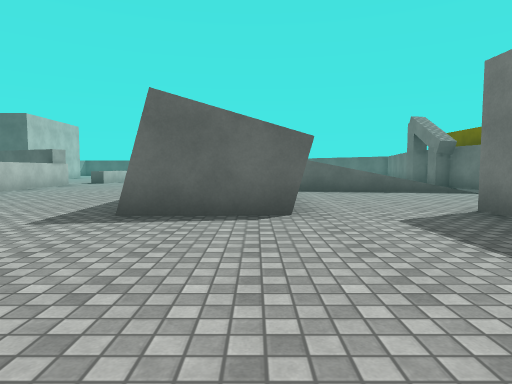
[1] (above)

19 first-person views from a walk through a 3-D level made in the Unity game engine. The camera is 1.2 m above the floor, tilts 4° down and sees 75° across. The floor is counted in squares, 2 m on a side. Each view is taken from the middle of a square. On the plan, view 1 faces up. The plan holds only what a view shows up to about 10 squares ahead; the rest is blank. The place goes on beyond the plan. The player character is not drawn. Surface patterns are stand-ins for the level's own textures.

[2]
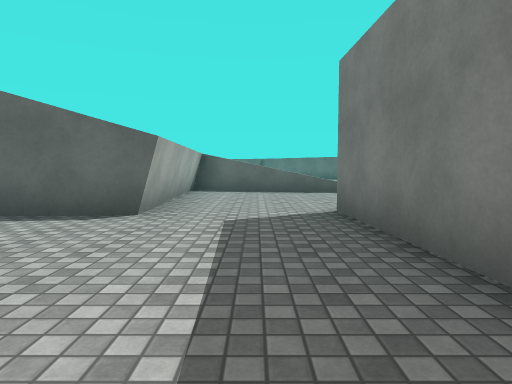

[3]
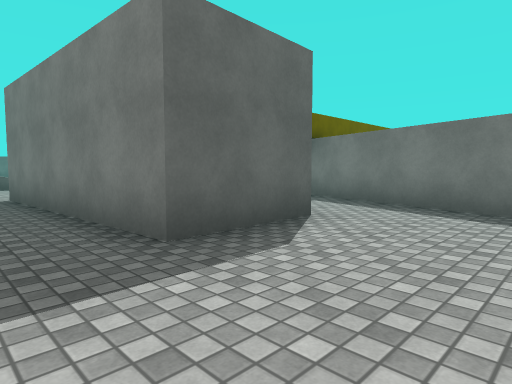

[4]
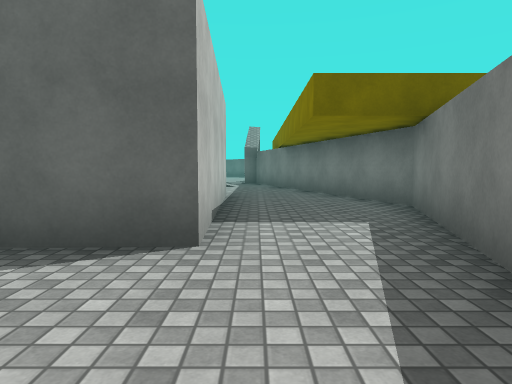

[5]
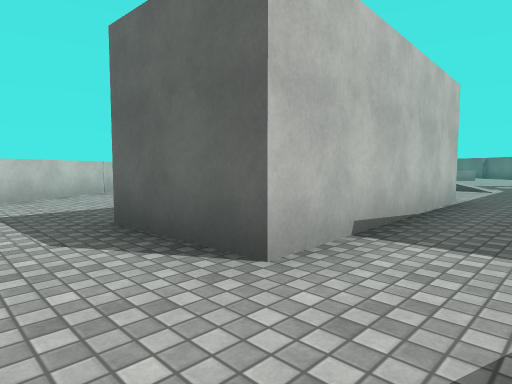

[6]
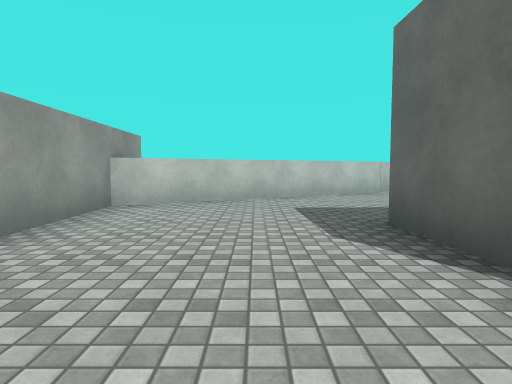

[7]
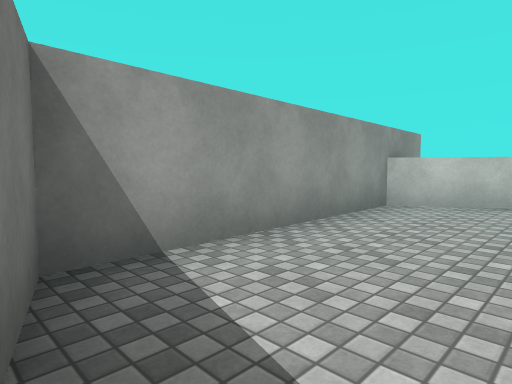

[8]
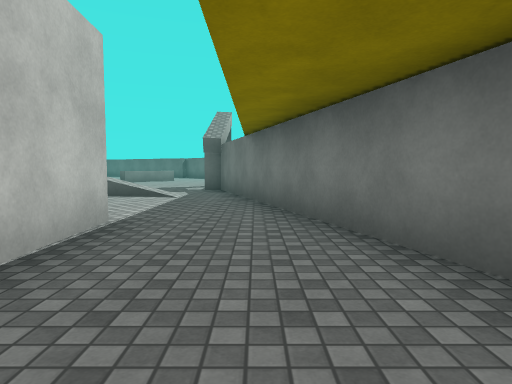

[9]
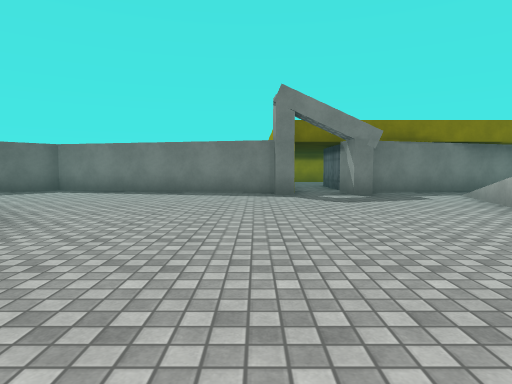

[10]
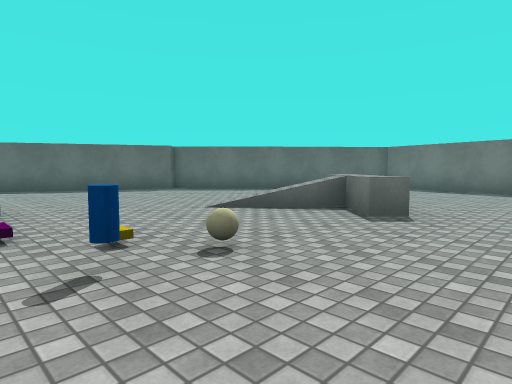

[11]
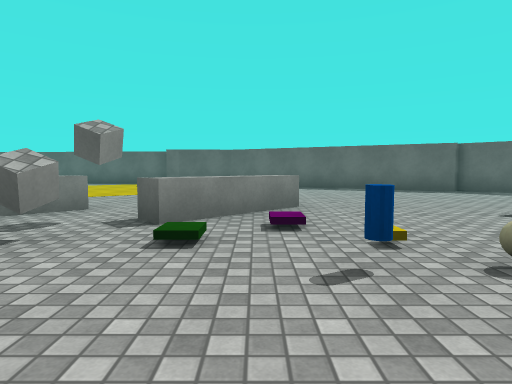

[12]
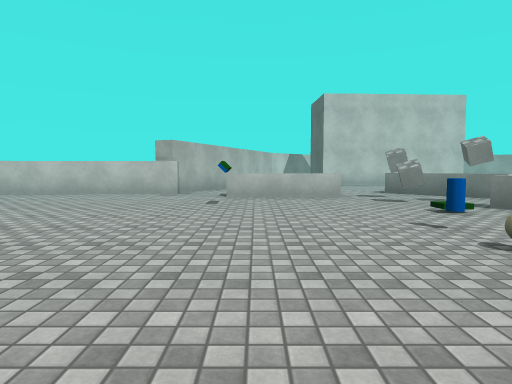

[13]
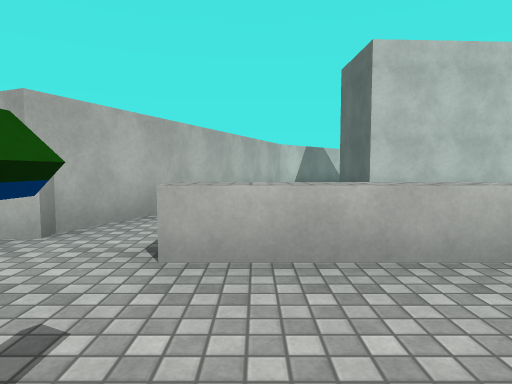

[14]
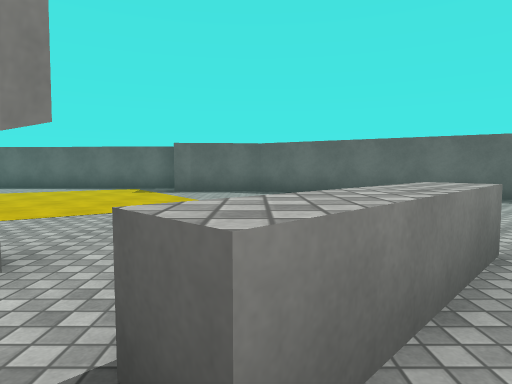

[15]
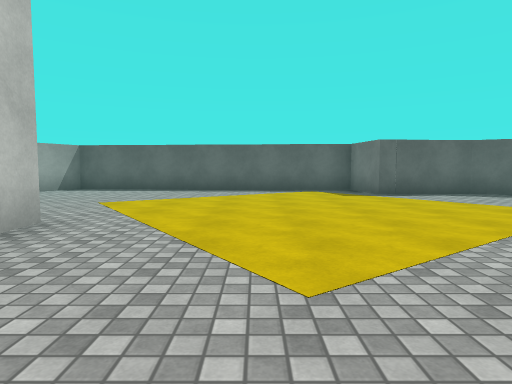

[16]
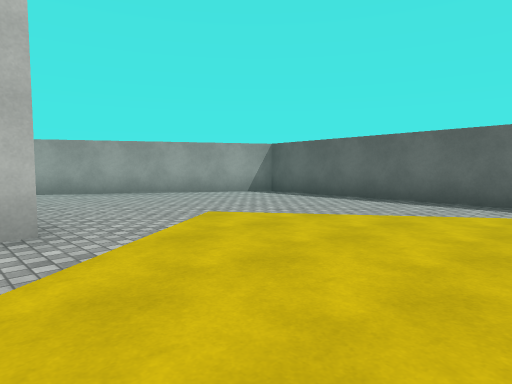

[17]
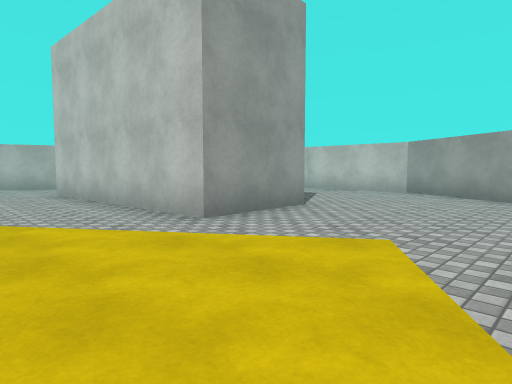

[18]
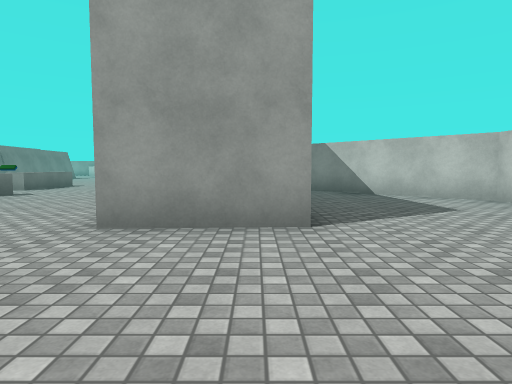

[19]
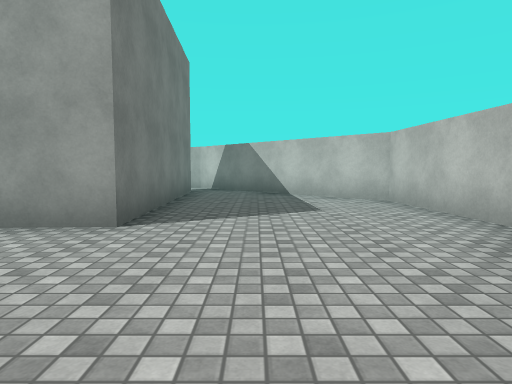

### Floor plan
Points are (right, up) in squares from view 1. A wall is a line through its corners. A room is listed if a view was taken in it or the views show most of it. See-through windows are left out.
Room 1 (views 1, 2, 3, 4, 5, 6, 7, 8)
walls: (5.3, 4.9) (5.6, -0.5) (3.4, -0.6) (3.1, 4.8); (-0.1, 4.3) (-0.7, 4.2); (-1, 0.1) (1.7, -4.3); (-1.1, 4.2) (-1.7, 4.2); (3, 8.6) (2.2, 8.8); (0, -4.4) (6.6, -4.1) (8.5, 2.3) (6.5, 8.9); (1, 9.1) (0.4, 9.3)
ways out: opening at (-1.2, 2.5) to room 2; opening at (5, 9) to room 2; gap at (0, 10) to room 2
Room 2 (views 9, 10, 11, 12, 13, 14, 15, 16, 17, 18, 19)
walls: (-6.8, 12) (-6.6, 8.2); (-11.2, 16.4) (-13.3, 16.3) (-13.6, 21.6) (-11.4, 21.7) (-11.2, 16.4); (-5.7, 25.8) (-6.1, 25.8) (-6.4, 27.1) (-14.1, 27.7) (-17.7, 21.7) (-17.5, 18.8) (-13.3, 14.7) (-6.8, 12.1) (-7, 11.6); (2.3, 22.7) (-3.9, 26) (-5.8, 25.8); (3.3, 22.1) (2.3, 23.1); (6.2, 13.6) (7.3, 18.5) (6.3, 19.4); (6.5, 8.9) (6, 10.5); (-2, 1.6) (-1.6, 1.2) (-1, 0.1)
low walls: (-6.1, 15.9) (-6.1, 13.2); (-5.4, 18.9) (-7.2, 17.1); (-6.6, 15) (-6.6, 15.9); (-2.3, 19.3) (-4, 17.6) (-4.4, 17.9)
ways out: opening at (-1.2, 2.5) to room 1; opening at (5, 9) to room 1; gap at (0, 10) to room 1
objects: other object (-6, 17); other object (-5, 17); other object (-5, 18); other object (-2, 16); other object (-1, 16); other object (6, 11); other object (6, 12); other object (6, 13)

Where each view was taken, in squares from view 1:
view 1: 0 up, 0 right, facing up
view 2: 0 up, 2 right, facing up
view 3: 3 down, 2 right, facing up-right
view 4: 3 down, 6 right, facing up
view 5: 2 down, 7 right, facing up-left
view 6: 2 down, 7 right, facing left
view 7: 2 down, 7 right, facing down-left
view 8: 1 up, 7 right, facing up
view 9: 13 up, 2 left, facing right
view 10: 14 up, 3 left, facing up-right
view 11: 14 up, 3 left, facing up
view 12: 14 up, 1 right, facing left
view 13: 14 up, 4 left, facing left
view 14: 17 up, 4 left, facing up
view 15: 18 up, 9 left, facing up
view 16: 21 up, 8 left, facing up-left
view 17: 25 up, 9 left, facing down-left
view 18: 25 up, 13 left, facing down
view 19: 25 up, 15 left, facing down
